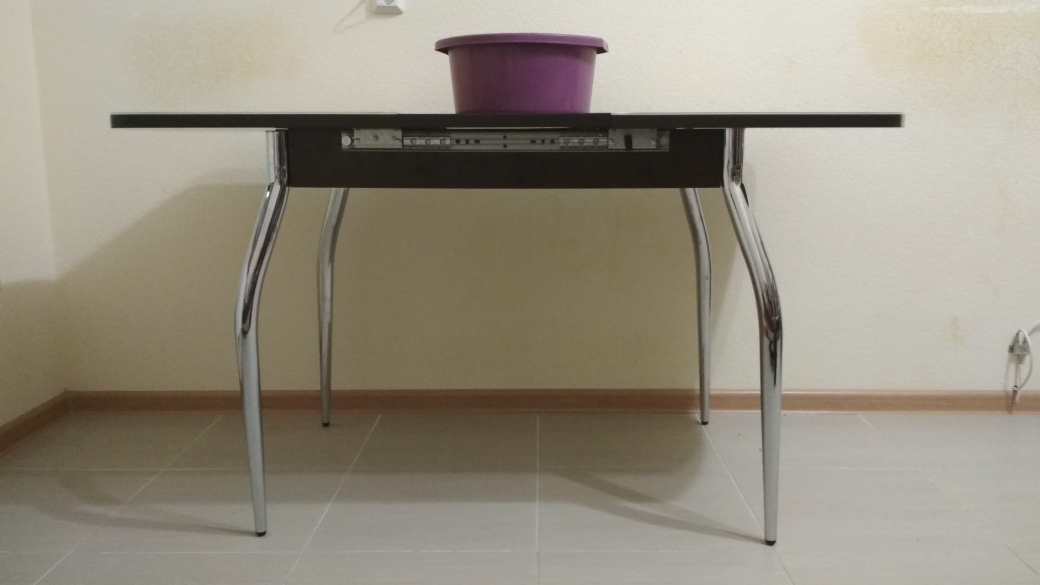
#> input picture data/no/no1.jpg, 4160 x 2340 px (shown at 1/4 size); its folder holds only this picture in this run
$ jupyter execute --allow-errors biglab.ipynb
#> lines starting #> are read from the running program, lines starting #| are printed output that depends on the picture; after the words box and inside, x2 and y2 are one past the last pixel; in counts of white or black regions, pixels touching at a corner belong together
# Большая лабораторная. Итерация #1

### Постановка задачи
**Вход:** фотографии, на которых изображен объект А — таз пластмассовый 10 л сиреневого цвета, и объект B — стол со столешницей темно-коричневых и бежевых оттенков, имеющий на столешнице набор прямых параллельных линиий, и металлическими глянцевыми ножками в количестве 4 шт.

Необходимо понять, можно ли поместить объект А, под стол B. «Поместить» означает перемещение объекта А в одной плоскости в область под столешницей стола B без деформации объекта A.

Объект может поместиться под стол, если его размеры меньше, чем расстояние от пола до столешницы. Этому условию таз заранее удовлетворяет. Висеть над столом тазу запрещено: он может только лежать на полу, соприкасаясь или не соприкасаясь с ножками, или же на самой столешнице.
Таким образом, ответ "нет" получаем тогда, когда таз находится _над_ столом или на уровне столешницы. Ответ "да" получаем тогда, когда таз находится _под_ столом (под столешницей).

### Требования к входным данным
1. Формат изображения Joint Photographic Experts Group (.jpeg, .jpg), соотношение сторон 9:16 (горизонтальная ориентация). Минимальный размер изображения 360 х 640.
2. Объекты на фотографии хорошо различимы: резкие, не смазанные, находятся в фокусе, не шумные, отсутствует ретушь; нет пересвеченных или черных областей, цвета естественные.
3. Фон за изучаемыми объектами светлый, контрастный с обоими объектами и их частями.
4. Пропорции объектов относительно друг друга сохраняются. Объекты находятся на фотографии целиком, т.е. не обрезаются краями изображения. Коллажи из двух и более изображений недопустимы. Оба объекта (стол B и таз А) обязательно присутствуют на изображении. Стол должен находиться близко к стене (фону), большая часть столешницы должна быть параллельна (или почти параллельна) стене.
5. Оптика среднеугольная (fish-eye изображения недопустимы). Изображения имеют небольшое перспективное искажение или не имеют его совсем.

# Решение задачи

### Подготовительные действия

Загрузим тестовые входные данные в два массива: изображения с ответом "да" и изображения с ответом "нет".

[cell 1]
import cv2 as cv
import os

no_path = "data/no"
yes_path = "data/yes"

def read_images(folder):
    images = []
    for filename in os.listdir(folder):
        img = cv.imread(os.path.join(folder,filename))
        if img is not None:
            images.append(img)
    return images

no_data = read_images(no_path) # 9 images
#> in read_images, img is the input picture: shape (2340, 4160, 3); mean B, G, R 128.2, 143.1, 150.1
#> no_data = 1 item
#> (the rest of this cell did not finish here and is left out)


Для демонстрации работы программы зададим любое тестовое изображение.

[cell 2]
test_image = no_data[0]

### Определение границ объектов, содержащихся на изображении

Используем фильтр Canny с гауссовым ядром. Передавать следующему шагу алгоритма будем также и исходное изображение.

[cell 3]
from skimage.feature import canny
from skimage.filters import gaussian
from skimage.color import rgb2gray
import matplotlib.pyplot as plt

def get_canny(img):
    a_gray = rgb2gray(img)
    a_blur = gaussian(a_gray, 1)
    a_edges = canny(a_blur, sigma=0.1, low_threshold=0.1)
    return a_edges

### Распознавание и идентификация найденных объектов

В этом пункте необходимо найти объекты на изображении. Мы точно знаем, что они есть (это требование к входным данным), и теперь нам необходимо верно определить местоположение таза и стола.
1. Вначале найдем стол. Для этого применим преобразование Хафа для поиска прямых на изображении. Нас интересует крышка стола - это одна или несколько прямых, поскольку крышка стола имеет характерную структуру.

[cell 4]
from skimage.transform import hough_line, hough_line_peaks
import numpy as np
from matplotlib import cm

def get_hough_transform(img):
    canny_img = get_canny(img)
#> in get_canny, `a_gray = rgb2gray(img)`:
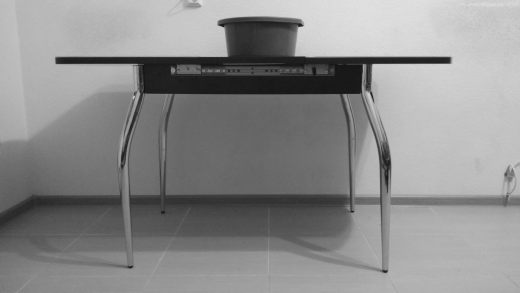
#> a_gray: shape (2340, 4160) float64 (shown at 1/8 size); min 0.0118, max 0.998, mean 0.551
#> in get_canny, `a_edges = canny(a_blur, sigma=0.1, low_threshold=0.1)`:
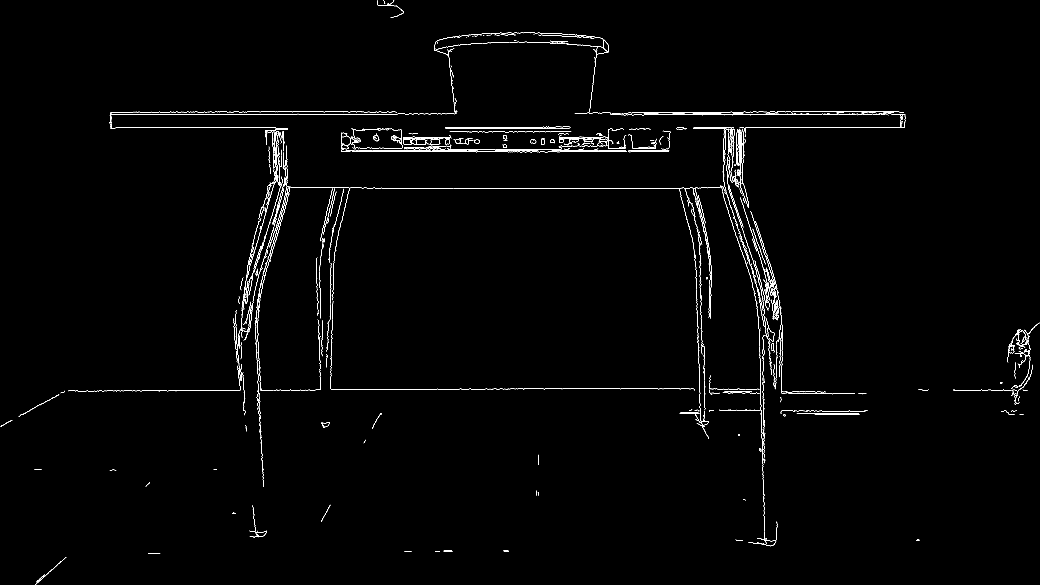
#> a_edges: shape (2340, 4160) bool (shown at 1/4 size); 0.62% white in thin lines or dots
    h, theta, d = hough_line(canny_img)
    line_peaks = hough_line_peaks(h, theta, d)
    lines = []

    x0 = 0
    x1 = img.shape[1]

    for h, angle, dist in zip(*line_peaks):
        y0 = dist / np.sin(angle)
        y1 = (dist - x1 * np.cos(angle)) / np.sin(angle)
        lines.append((angle, dist, (x0, y0), (x1, y1)))

    # сортируем по местоположению по высоте внутри изображения
    lines = sorted(lines, key=lambda x: abs(x[1]), reverse=True)
    return lines

def show_hough(image, lines):
    fig, ax = plt.subplots(1, 2, figsize=(15, 6))

    ax[0].imshow(cv.cvtColor(image, cv.COLOR_BGR2RGB))
    ax[0].set_title('Image')
    ax[0].set_axis_off()


    ax[1].imshow(get_canny(image), cmap=cm.gray)
    for _, _, p0, p1 in lines:
        ax[1].plot((p0[0], p1[0]), (p0[1], p1[1]), '-b')
    ax[1].set_xlim((0, image.shape[1]))
    ax[1].set_ylim((image.shape[0], 0))
    ax[1].set_axis_off()
    ax[1].set_title('Hough lines')

    plt.tight_layout()

line_peaks = get_hough_transform(test_image)
#> in get_hough_transform, `h, theta, d = hough_line(canny_img)`: theta = 180 values from -1.57 to 1.55; d = 9547 values from -4773 to 4773
#> in get_hough_transform, `line_peaks = hough_line_peaks(h, theta, d)`: line_peaks = ([1065, 918, 647, 639, 585], [-1.57, -1.57, -1.57, -1.57, -1.57], [-447, -510, -1555, -754, -607])
#> the loop in get_hough_transform, `for h, angle, dist in zip(*line_peaks):` made 5 passes
#> (h, dist, y0, y1) on passes 1 to 5: (1065, -447, 447, 447), (918, -510, 510, 510), (647, -1555, 1555, 1555), (639, -754, 754, 754), (585, -607, 607, 607)
#> after the loop in get_hough_transform, `for h, angle, dist in zip(*line_peaks):`: lines = [(-1.57, -447, (0, 447), (4160, 447)), (-1.57, -510, (0, 510), (4160, 510)), (-1.57, -1555, (0, 1555), (4160, 1555)), (-1.57, -754, (0, 754), (4160, 754)), (-1.57, -607, (0, 607), (4160, 607))]
#> in get_hough_transform, `lines = sorted(lines, key=lambda x: abs(x[1]), reverse=True)`: lines = [(-1.57, -1555, (0, 1555), (4160, 1555)), (-1.57, -754, (0, 754), (4160, 754)), (-1.57, -607, (0, 607), (4160, 607)), (-1.57, -510, (0, 510), (4160, 510)), (-1.57, -447, (0, 447), (4160, 447))]
#> line_peaks has the same summary as lines in get_hough_transform
show_hough(test_image, line_peaks)
#> the loop in show_hough, `for _, _, p0, p1 in lines:` made 5 passes
#> (p0, p1) on passes 1 to 5: ((0, 1555), (4160, 1555)), ((0, 754), (4160, 754)), ((0, 607), (4160, 607)), ((0, 510), (4160, 510)), ((0, 447), (4160, 447))
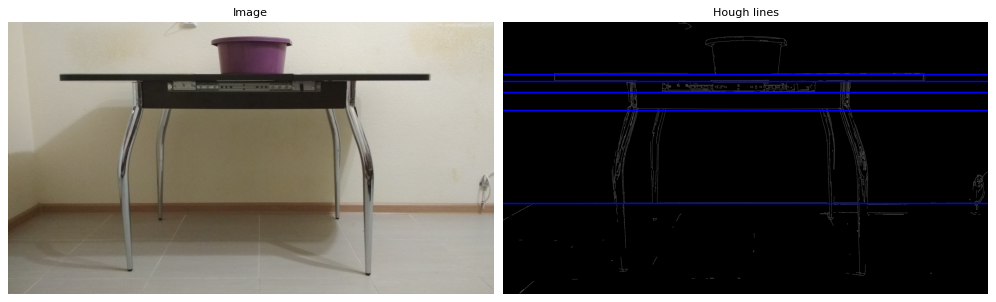
#> figure drawn by matplotlib, 2 panels

Теперь найденные прямые необходимо отфильтровать. Поскольку на фоне находится ярко выраженный плинтус и прямые кафеля, будем удалять одиночные прямые, находящиеся слишком далеко снизу от набора других найденных прямых, поскольку плинтус и кафель могут находиться либо снизу стола, либо перемешиваться с линиями на крышке стола (в этом случае фильтровать не будем). Также удалим прямые, имеющие слишком маленький угол наклона. Предполагаем, что набор прямых крышки стола не имеет резких пересечений (поскольку сильное перспективное искажение запрещено).

[cell 5]
from shapely.geometry import LineString # устанавливается через conda

ALLOWED_ANGLE = 1
ALLOWED_DISTANCE = 400
ALLOWED_TURN = 0.2

# близость прямых

def find_outlier(elem, array):
    flag = 0
    for a in array:
        if abs(abs(int(a[1])) - abs(int(elem[1]))) > ALLOWED_DISTANCE:
            flag += 1
    # вычитаем единицу из-за того, что elem тоже находится в array
    if flag == len(array)-1:
        # если линия еще и самая нижняя, считаем ее куском пола
        if elem == array[0]:
            return False
    return True


# резкое пересечение прямых внутри изображения
# на предложенном датасете функция не понадобится

def find_intersection(elem, array, img):
    height, width = img.shape[:2]
    for a in array:
        if abs(abs(int(elem[0])) - abs(int(a[0]))) > ALLOWED_TURN:
            # проверяем, лежит ли пересечение внутри изображения
            line1 = LineString([a[2], a[3]])
            line2 = LineString([elem[2], elem[3]])
            inter = line1.intersection(line2)
            if (0 < inter.x < width) or (0 < inter.y < height):
                if abs(a[0]) > abs(elem[0]):
                    return elem
                else:
                    return a
    return None


def remove_noise(line_peaks, img):
    new_lines = line_peaks.copy()

    # удаляем прямые по углу поворота
    for line in line_peaks:
        if abs(line[0]) <= ALLOWED_ANGLE:
            new_lines.remove(line)

    lines_copy = new_lines.copy()

    # удаляем прямые плинтуса/кафеля
    for line in line_peaks:
        if line in new_lines:
            if not find_outlier(line, lines_copy):
                new_lines.remove(line)

    # убираем оставшиеся пересекающиеся прямые
    for line in line_peaks:
        if line in new_lines:
            inter = find_intersection(line, new_lines, img)
            if inter and inter in new_lines:
                new_lines.remove(inter)

    return new_lines

new_lines = remove_noise(line_peaks, test_image)
#> in remove_noise, `new_lines = line_peaks.copy()`: new_lines has the same summary as lines in get_hough_transform
#> the loop in remove_noise, `for line in line_peaks:` made 5 passes
#> line on passes 1 to 5: (-1.57, -1555, (0, 1555), (4160, 1555)), (-1.57, -754, (0, 754), (4160, 754)), (-1.57, -607, (0, 607), (4160, 607)), (-1.57, -510, (0, 510), (4160, 510)), (-1.57, -447, (0, 447), (4160, 447))
#> in remove_noise, `lines_copy = new_lines.copy()`: lines_copy has the same summary as lines in get_hough_transform
#> after the loop in remove_noise, `for line in line_peaks:`: new_lines = [(-1.57, -754, (0, 754), (4160, 754)), (-1.57, -607, (0, 607), (4160, 607)), (-1.57, -510, (0, 510), (4160, 510)), (-1.57, -447, (0, 447), (4160, 447))]
show_hough(test_image, new_lines)
#> the loop in show_hough (call 2), `for _, _, p0, p1 in lines:` made 4 passes

Итак, прямые, задающие стол, найдены.

[cell 6]
if not new_lines:
    print("К сожалению, стол не найден. Попробуйте другое изображение")
else:
    # задаем стол как самую нижнюю из оставшихся прямых
    table = new_lines[0]
#> table = (-1.57, -754, (0, 754), (4160, 754))

2. Теперь необходимо найти таз. Известно, что он сиреневого цвета, поэтому будем искать его бинаризацией по оттенкам сиреневого.

[cell 7]
from scipy.ndimage.morphology import binary_closing, binary_opening, binary_fill_holes
from skimage.measure import label, regionprops

LILAC_MIN = np.array([60, 50, 41],np.uint8)
LILAC_MAX = np.array([179, 255, 255],np.uint8)

# найдем наибольший контур

def get_mask(img):
    hsv_img = cv.cvtColor(img, cv.COLOR_BGR2HSV)

    color_range = cv.inRange(hsv_img, LILAC_MIN, LILAC_MAX)

    mask = binary_closing(color_range, iterations = 3)
    img_segment = binary_fill_holes(mask)
    mask_img = binary_opening(img_segment, iterations = 30)

    # возьмем наибольший, а остальные удалим

    int_mask = label(mask_img)
    regions = regionprops(int_mask)
    regions = sorted(regions, key=lambda x: x.area, reverse=True)

    if len(regions) > 1:
        for r in regions[1:]:
            int_mask[r.coords[:,0], r.coords[:,1]] = 0

    int_mask[int_mask!=0] = 1

    return int_mask


mask = get_mask(test_image)
#> in get_mask, `color_range = cv.inRange(hsv_img, LILAC_MIN, LILAC_MAX)`:
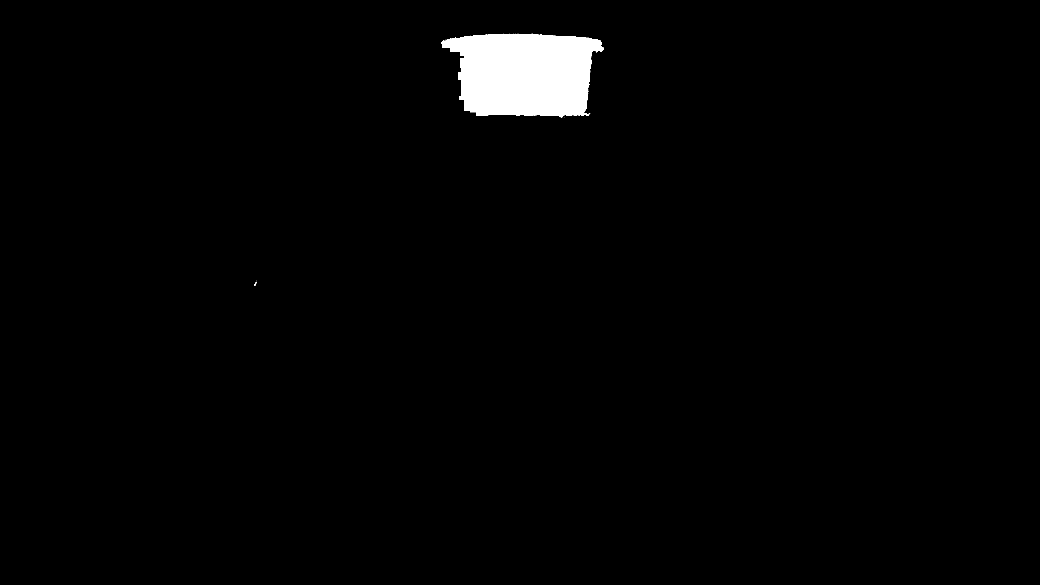
#> color_range: shape (2340, 4160) (shown at 1/4 size); 1.7% white; 26 white regions (23 under 20 px), largest, box (x1, y1, x2, y2) and area: (1764, 135, 2416, 468) 168459, (2243, 464, 2251, 470) 25, (2324, 462, 2336, 464) 22
#> in get_mask, `regions = regionprops(int_mask)`: regions = 1 regions; box (x1, y1, x2, y2) and area: (1809, 135, 2392, 470) 164532
if any(1 in i for i in mask):
    plt.imshow(mask, cmap = cm.gray)
else:
    print("К сожалению, таз не найден. Попробуйте другое изображение")

Маска таза найдена. Теперь нужно определить координаты ее верхней и нижней частей, а также найти ограничивающий таз прямоугольник.

[cell 8]
def get_bowl_properties(mask):
    contours, _ = cv.findContours(mask, 1, 2)
    cnt = contours[0]
    # ограничивающий прямоугольник
    rect = cv.minAreaRect(cnt)
    # верхняя и нижняя экстремальные точки
    max_p = tuple(cnt[cnt[:,:,1].argmin()][0])
    min_p = tuple(cnt[cnt[:,:,1].argmax()][0])

    return max_p, min_p, rect

new_mask = mask.astype(np.uint8)
bowl = get_bowl_properties(new_mask)
#> in get_bowl_properties, `contours, _ = cv.findContours(mask, 1, 2)`: contours = 1 contour; box (x1, y1, x2, y2) and area: (1809, 135, 2392, 470) 163752
#> in get_bowl_properties, `cnt = contours[0]`: cnt = contour of 544 points, box (x1, y1, x2, y2) (1809, 135, 2392, 470), area 163752
#> in get_bowl_properties, `rect = cv.minAreaRect(cnt)`: rect = ((2097.8, 300.4), (331.8, 582), -88.96)
#> in get_bowl_properties, `max_p = tuple(cnt[cnt[:,:,1].argmin()][0])`: max_p = (2015, 135)
#> in get_bowl_properties, `min_p = tuple(cnt[cnt[:,:,1].argmax()][0])`: min_p = (2244, 469)
#> bowl = ((2015, 135), (2244, 469), ((2097.8, 300.4), (331.8, 582), -88.96))

### Определение взаимного расположения объектов. Ответ на поставленный вопрос

Имеется таз, заданный экстремальными координатами и ограничивающим прямоугольником, и стол, заданный нижней прямой столешницы (по двум точкам этой прямой).

[cell 9]
box = np.int0(cv.boxPoints(bowl[2]))
#> box = [[2385, 471], [1803, 460], [1809, 129], [2391, 139]]
cv.drawContours(new_mask, [box], 0, (1, 0, 0), 2)
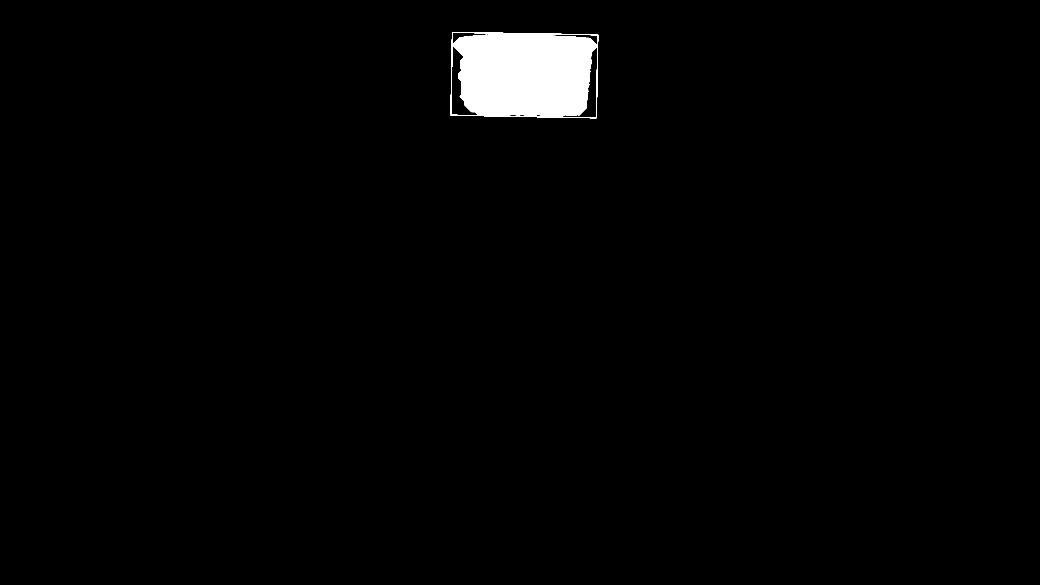
#> new_mask: shape (2340, 4160) (shown at 1/4 size); values 0 (black) and 1 (white), 1.7% white; 1 white region, box (x1, y1, x2, y2) and area: (1802, 128, 2393, 473) 169885

fig, ax = plt.subplots(1, 2, figsize=(15, 6))

ax[0].imshow(test_image, cmap=cm.gray)
ax[0].set_title('Input image')
ax[0].set_axis_off()

ax[1].imshow(new_mask)
ax[1].plot(bowl[0][0], bowl[0][1], 'ro')
ax[1].plot(bowl[1][0], bowl[1][1], 'ro')
ax[1].set_xlim((0, test_image.shape[1]))
ax[1].set_ylim((test_image.shape[0], 0))

_, _, p0, p1 = table
#> p0 = (0, 754); p1 = (4160, 754)
ax[1].plot((p0[0], p1[0]), (p0[1], p1[1]), '-b')
ax[1].set_axis_off()
ax[1].set_title('Detected items')

plt.tight_layout()
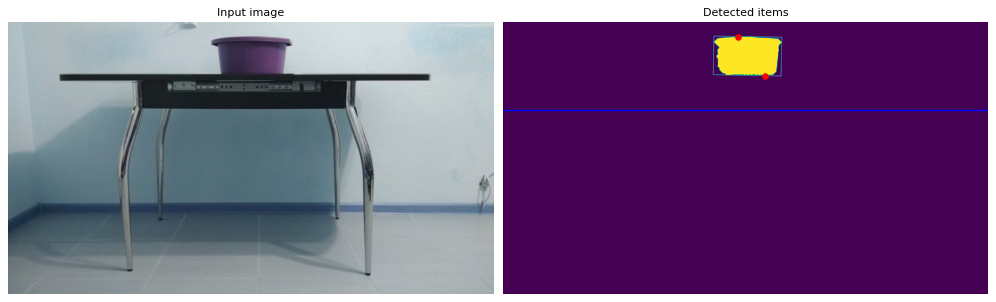
#> figure drawn by matplotlib, 2 panels; B, G, R data is drawn as R, G, B

Если таз полностью ниже прямой - считаем, что ответ на поставленный вопрос положительный.
Если таз полностью выше прямой - отрицательный.
Если таз пересекается с прямой, необходимо посчитать, какая часть таза находится над ней. Если больше 75% - ответ отрицательный (таким образом мы надеемся, что распознанная прямая все-таки не плинтус). Иначе - положительный.

[cell 10]
from shapely.geometry import Polygon
from scipy.spatial import distance as dist

ALLOWED_PERCENTAGE = 0.75

def side_of_line(p1, p2, point):
    x, y = point
    x1, y1 = p1
    x2, y2 = p2
    return (x-x1)*(y2-y1) - (y-y1)*(x2-x1)

# [28 lines left out: functions line_crossing, trapezoid_area, not called in this run]


def get_answer(table, bowl):
    angle, dist, p1, p2 = table
    max_p, min_p, rect = bowl

    if side_of_line(p1, p2, min_p) >= 0:
        return False
    elif side_of_line(p1, p2, max_p) <= 0:
        return True
    else:
        # на предложенном датасете функция не понадобится
        center, wh, angle = rect
        w, h = wh
        area = w*h
        trapezoid = trapezoid_area(rect, p1, p2)
        if area*ALLOWED_PERCENTAGE <= trapezoid:
            return False
        else:
            return True

def print_answer(answer):
    if answer:
        print("Таз можно поместить под стол")
    else:
        print("Таз нельзя поместить под стол")

answer = get_answer(table, bowl)
#> in get_answer, `angle, dist, p1, p2 = table`: angle = -1.57; dist = -754; p1 = (0, 754); p2 = (4160, 754)
#> in get_answer, `max_p, min_p, rect = bowl`: max_p = (2015, 135); min_p = (2244, 469); rect = ((2097.8, 300.4), (331.8, 582), -88.96)
#> in side_of_line, `x, y = point`: x = 2244; y = 469
#> in side_of_line, `x1, y1 = p1`: x1 = 0; y1 = 754
#> in side_of_line, `x2, y2 = p2`: x2 = 4160; y2 = 754
#> answer = False
print_answer(answer)

Проверим оба датасета.

[cell 11]
def check_data(data):
    for d in data:
        peaks = get_hough_transform(d)
        table_lines = remove_noise(peaks, d)
        tbl = table_lines[0]

        bowl_mask = get_mask(d)
        clean_mask = bowl_mask.astype(np.uint8)
        bwl = get_bowl_properties(clean_mask)
        ans = get_answer(tbl, bwl)
        print_answer(ans)

print("Проверка датасета с ответом 'нет':")
check_data(no_data)
#> the loop in check_data, `for d in data:` made 1 pass
#> x0 in get_hough_transform on pass 1: 0
#> (printed output is left out)
print("\nПроверка датасета с ответом 'да':")
#> (the rest of this cell did not finish here and is left out)
